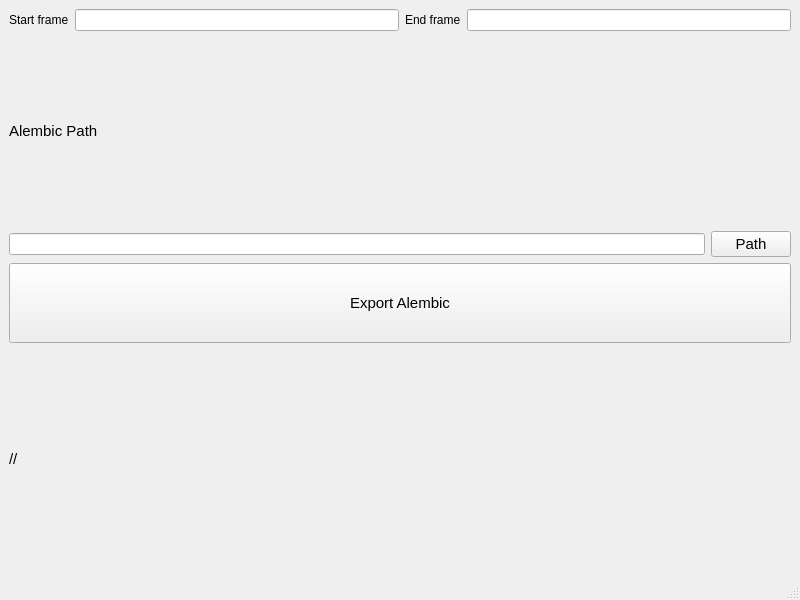
<?xml version="1.0" encoding="UTF-8"?>
<ui version="4.0">
 <class>window_alembicExport</class>
 <widget class="QMainWindow" name="window_alembicExport">
  <property name="geometry">
   <rect>
    <x>0</x>
    <y>0</y>
    <width>800</width>
    <height>600</height>
   </rect>
  </property>
  <property name="windowTitle">
   <string>MKF_alembicExport</string>
  </property>
  <widget class="QWidget" name="lyt_main">
   <layout class="QVBoxLayout" name="verticalLayout">
    <item>
     <layout class="QVBoxLayout" name="lyt_vertical_references">
      <property name="topMargin">
       <number>0</number>
      </property>
      <item>
       <layout class="QGridLayout" name="lyt_grid_references"/>
      </item>
     </layout>
    </item>
    <item>
     <layout class="QVBoxLayout" name="lyt_vertical_bottom">
      <item>
       <layout class="QGridLayout" name="lyt_middle">
        <item row="1" column="2">
         <widget class="QLabel" name="lbl_endFrame">
          <property name="font">
           <font>
            <pointsize>9</pointsize>
           </font>
          </property>
          <property name="text">
           <string>End frame</string>
          </property>
         </widget>
        </item>
        <item row="1" column="3">
         <widget class="QLineEdit" name="txt_endFrame"/>
        </item>
        <item row="1" column="0">
         <widget class="QLabel" name="lbl_startFrame">
          <property name="font">
           <font>
            <pointsize>9</pointsize>
           </font>
          </property>
          <property name="text">
           <string>Start frame</string>
          </property>
         </widget>
        </item>
        <item row="1" column="1">
         <widget class="QLineEdit" name="txt_startFrame"/>
        </item>
       </layout>
      </item>
      <item>
       <layout class="QGridLayout" name="lyt_grid_path">
        <item row="1" column="0">
         <widget class="QLineEdit" name="txt_path"/>
        </item>
        <item row="1" column="1">
         <widget class="QPushButton" name="btn_path">
          <property name="font">
           <font>
            <pointsize>11</pointsize>
           </font>
          </property>
          <property name="text">
           <string>Path</string>
          </property>
         </widget>
        </item>
        <item row="0" column="0">
         <widget class="QLabel" name="lbl_AlembicPath">
          <property name="font">
           <font>
            <pointsize>11</pointsize>
           </font>
          </property>
          <property name="text">
           <string>Alembic Path</string>
          </property>
         </widget>
        </item>
       </layout>
      </item>
      <item>
       <widget class="QPushButton" name="btn_exportAlembic">
        <property name="minimumSize">
         <size>
          <width>0</width>
          <height>80</height>
         </size>
        </property>
        <property name="font">
         <font>
          <pointsize>11</pointsize>
         </font>
        </property>
        <property name="text">
         <string>Export Alembic</string>
        </property>
       </widget>
      </item>
      <item>
       <widget class="QLabel" name="lbl_status">
        <property name="font">
         <font>
          <pointsize>11</pointsize>
         </font>
        </property>
        <property name="text">
         <string>//</string>
        </property>
       </widget>
      </item>
     </layout>
    </item>
   </layout>
  </widget>
  <widget class="QMenuBar" name="menubar">
   <property name="geometry">
    <rect>
     <x>0</x>
     <y>0</y>
     <width>800</width>
     <height>21</height>
    </rect>
   </property>
  </widget>
  <widget class="QStatusBar" name="statusbar"/>
 </widget>
 <resources/>
 <connections/>
</ui>
